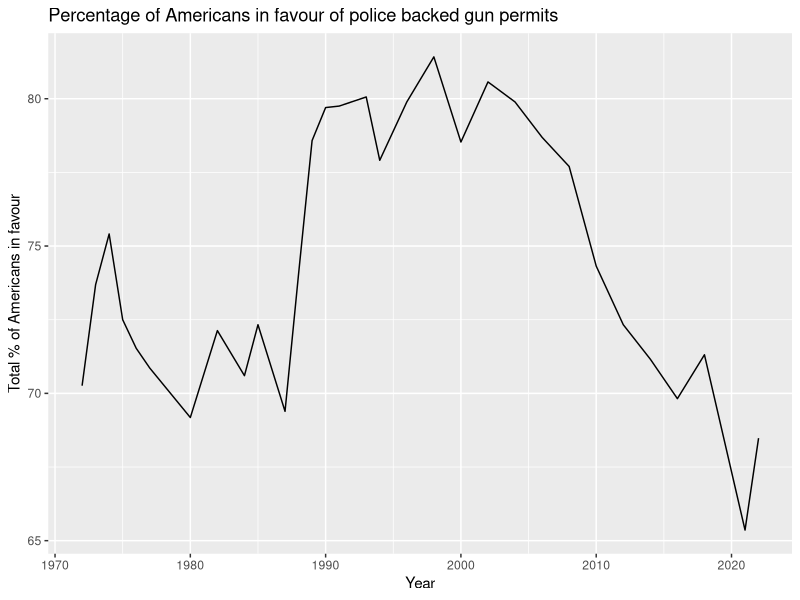
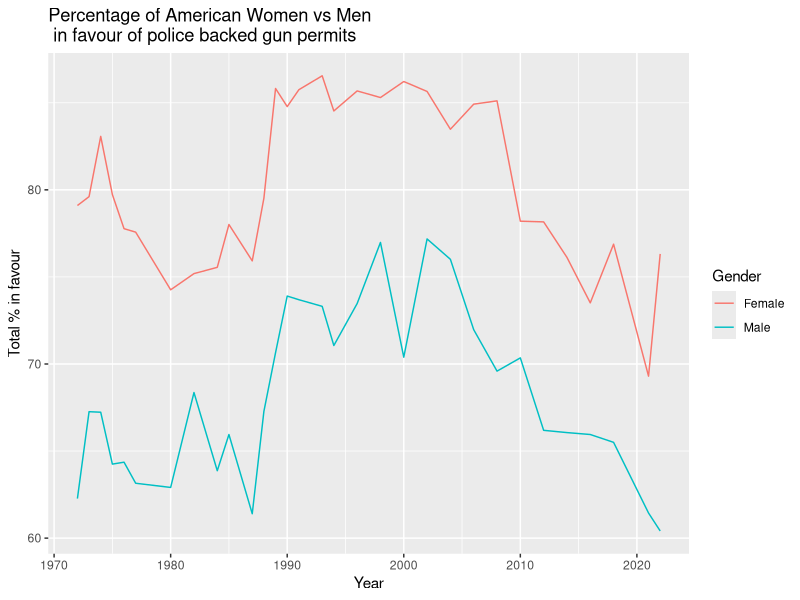
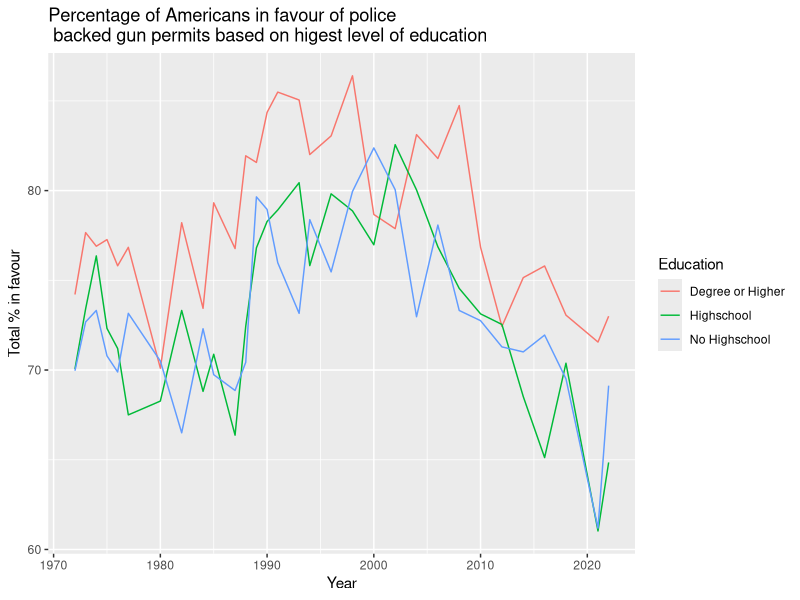
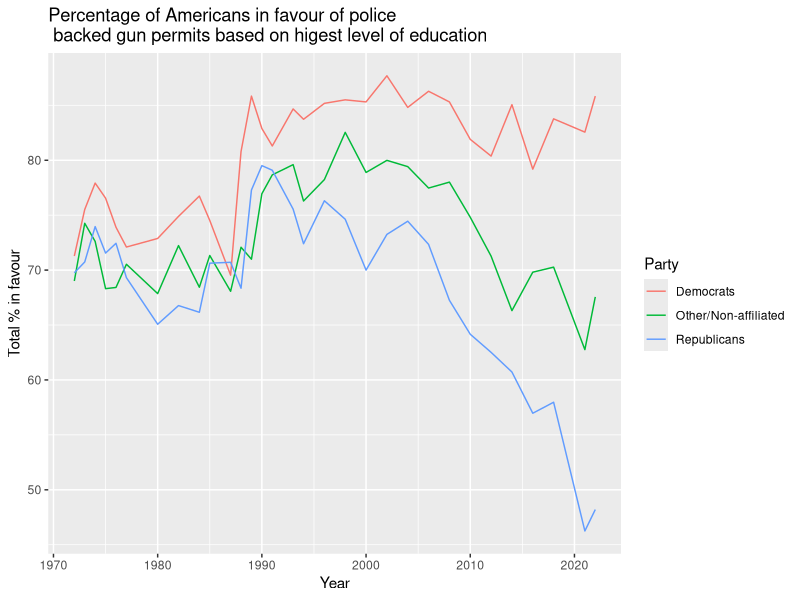

R code for these plots, in order:
library(tidyr)
library(tidyverse)
library(here)
library(ggplot2)
library(readr) 


#1    GGPlot for GunLaw (the total of all Americans in survey)
Gunlaw <- read_csv("data/analysis_data/Gunlaw.csv")
View(Gunlaw)

transform(Gunlaw, 'Total Americans in Favour' = as.numeric('Total Americans in Favour')) 

names(Gunlaw) <- c("Year", "Total")

ggplot(data=Gunlaw, aes(x = Year, y = Total, group = 1)) +
  geom_line()+
  labs(title = "Percentage of Americans in favour of police backed gun permits", y = "Total % of Americans in favour")




#2    GGPlot for GenderAndGunPermit
## load in CSV ##
GenderAndGunPermit <- read_csv("data/analysis_data/GenderAndGunPermit.csv")
View(GenderAndGunPermit)

## create ggplot ##

### turn strings into numbers
transform(GenderAndGunPermit, 'Female' = as.numeric('Female')) 
transform(GenderAndGunPermit, 'Male' = as.numeric('Male')) 

####Make 2 columns side by side into two values in one column one above the other (turn data into long format)
GenderAndGunPermit <- GenderAndGunPermit |> 
  pivot_longer(cols=c('Female', 'Male'), names_to='Gender', values_to='Total')
###### MAKE THE PLOT #######
ggplot(data=GenderAndGunPermit, aes(x = Year, y=Total, group = Gender)) +
  geom_line(aes(colour=Gender))+
  labs(title = "Percentage of American Women vs Men \n in favour of police backed gun permits", y = "Total % in favour")





#3    GGPlot for GunlawHighestDegree

## load in CSV ##
GunlawHighestDegree <- read_csv("data/analysis_data/GunlawHighestDegree.csv")
View(GunlawHighestDegree)

## create ggplot ##

### turn strings into numbers
transform(GunlawHighestDegree, 'Degree or Higher' = as.numeric('Degree or Higher')) 
transform(GunlawHighestDegree, 'Highschool' = as.numeric('Highschool')) 
transform(GunlawHighestDegree, 'No Highschool' = as.numeric('No Highschool')) 


####Make 2 columns side by side into two values in one column one above the other (turn data into long format)
GunlawHighestDegree <- GunlawHighestDegree |> 
  pivot_longer(cols=c('Degree or Higher', 'Highschool', 'No Highschool'), names_to='Education', values_to='Total')
###### MAKE THE PLOT #######
ggplot(data=GunlawHighestDegree, aes(x = Year, y=Total, group = Education)) +
  geom_line(aes(colour=Education))+
  labs(title = "Percentage of Americans in favour of police \n backed gun permits based on higest level of education", y = "Total % in favour")




#4    GGPlot for GunlawRepVsDem.csv


## load in CSV ##
GunlawRepVsDem.csv <- read_csv("data/analysis_data/GunlawRepVsDem.csv")
View(GunlawRepVsDem.csv)

## create ggplot ##

### turn strings into numbers
transform(GunlawRepVsDem.csv, 'Democrats' = as.numeric('Democrats')) 
transform(GunlawRepVsDem.csv, 'Republicans' = as.numeric('Republicans')) 
transform(GunlawRepVsDem.csv, 'Other/Non-affiliated' = as.numeric('Other/Non-affiliated')) 


####Make 2 columns side by side into two values in one column one above the other (turn data into long format)
GunlawRepVsDem.csv <- GunlawRepVsDem.csv |> 
  pivot_longer(cols=c('Democrats', 'Republicans', 'Other/Non-affiliated'), names_to='Party', values_to='Total')
###### MAKE THE PLOT #######
ggplot(data=GunlawRepVsDem.csv, aes(x = Year, y=Total, group = Party)) +
  geom_line(aes(colour=Party))+
  labs(title = "Percentage of Americans in favour of police \n backed gun permits based on higest level of education", y = "Total % in favour")


 
